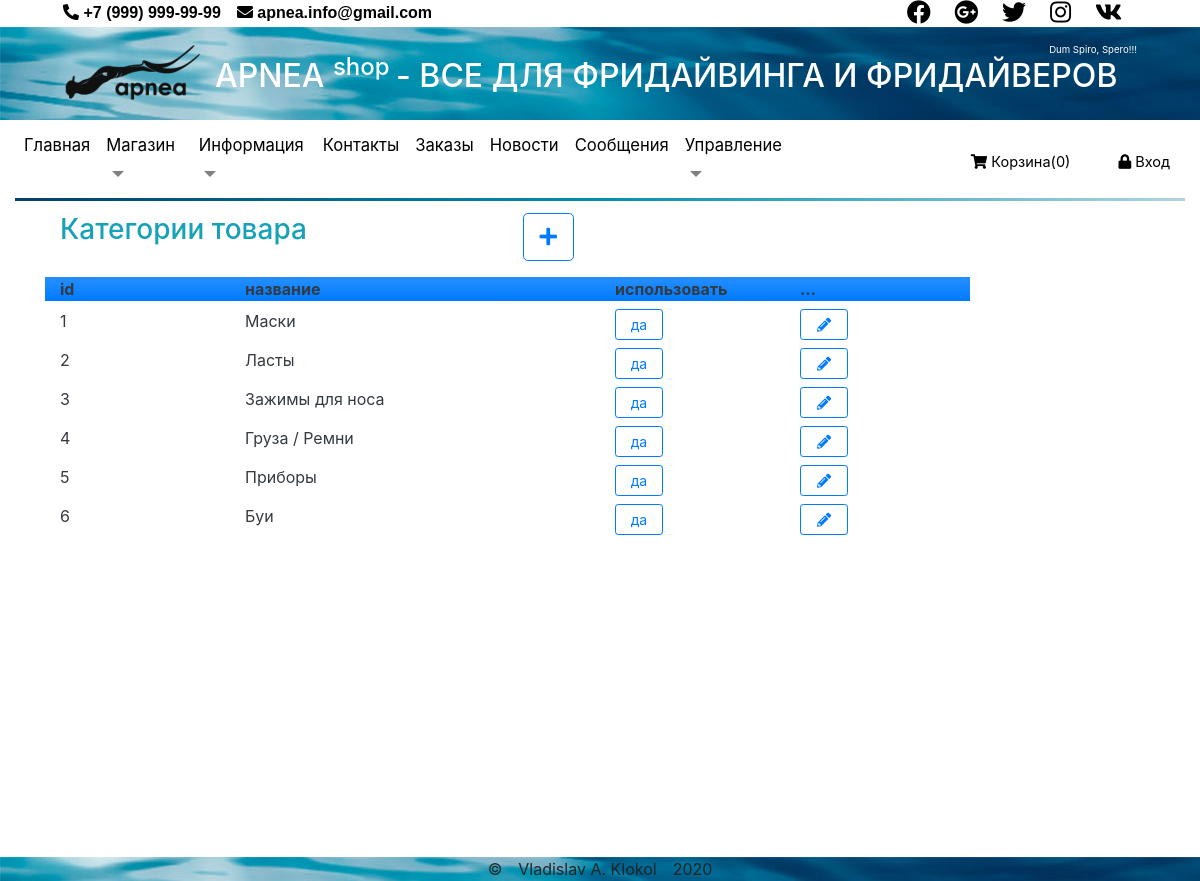
/views/admin/productsCategory.php, run on an earlier commit of the app's database.
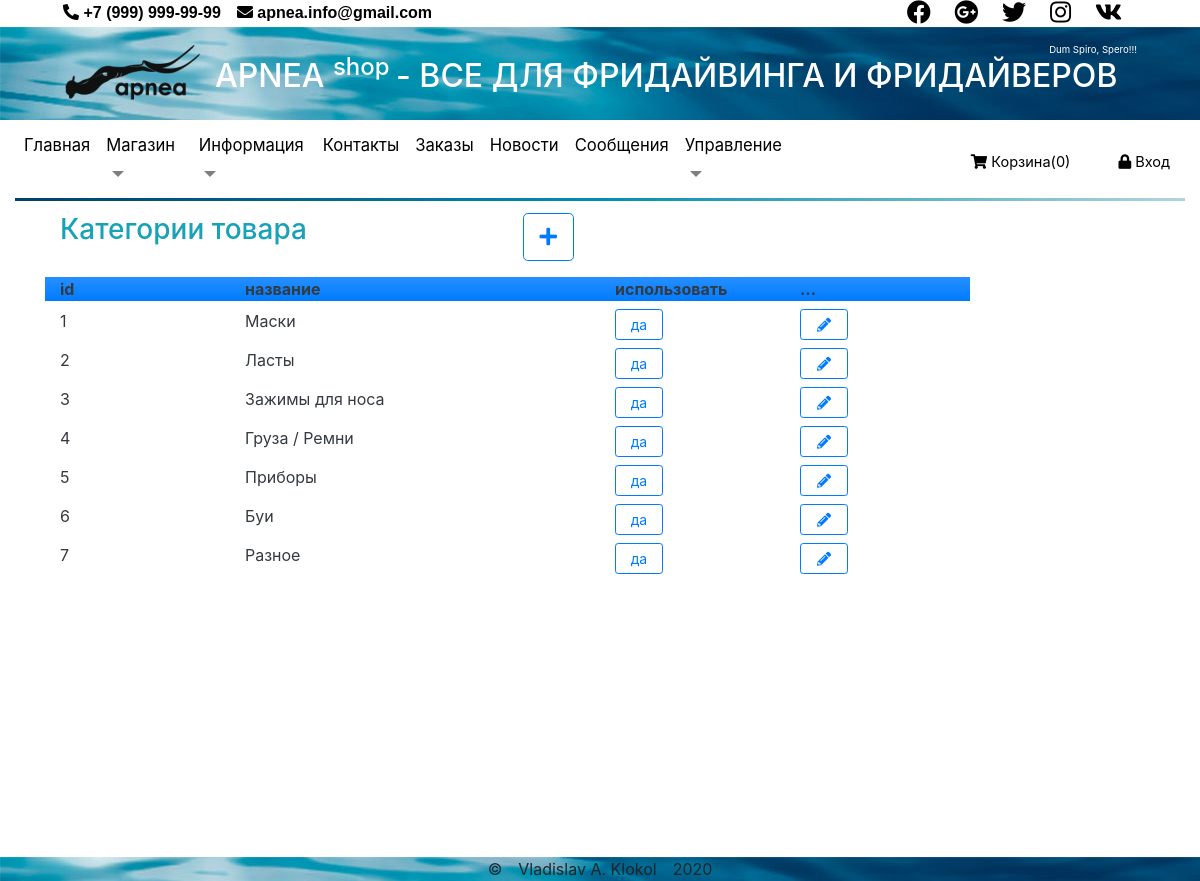
And on a later commit of the database.
### tables this page shows
CREATE TABLE `category` (
  `id` int(11) NOT NULL,
  `name` varchar(255) NOT NULL,
  `status` int(11) NOT NULL DEFAULT '1'
);

### views/admin/productsCategory.php (called while the page is built)
<?php
$table='category';
$title='Категории товара';
require $_SERVER['DOCUMENT_ROOT'] . '/views/admin/productsInfo.php';

### views/layouts/index.php (called while the page is built, shortened)
<?php
require $_SERVER['DOCUMENT_ROOT'] . '/module/pdo_db.php';
require $_SERVER['DOCUMENT_ROOT'] . '/module/pdo_query.php';
$requestUri = $_SERVER['REQUEST_URI'];
if (isset($_SESSION['basket'])) {
    $inBasket = count($_SESSION['basket']);
} else {
    $inBasket = 0;
}
?>

### module/pdo_query.php (called while the page is built, shortened)
<?php
function getTable(object $pdo, string $table, string $where = "1", $sort = "", $limit = ""): array
{
    $sql = "SELECT * FROM `$table`
    WHERE " . ($where == "" ? 1 : "$where")
        . ($sort == "" ? "" : " ORDER BY $sort")
        . ($limit == "" ? "" : " LIMIT $limit");
    $stmt = $pdo->prepare($sql);
    $stmt->execute();
    return $stmt->fetchAll();
}

### views/admin/productsInfo.php (the view, shortened to what this page needs)
<?php
require $_SERVER['DOCUMENT_ROOT'] . '/views/layouts/index.php';
$viewEl = false;
$id = '';
$name = '';
$status = 0;
$error='';
$arrElements = getTable($pdo, $table);
require  $_SERVER['DOCUMENT_ROOT'] . '/views/layouts/header.php';
?>
<div class="row mb-3">
    <div class="col-5">
        <h3 class="text-info"><?= $title ?></h3>
    </div>
    <div class="col-2">
        <form method="POST">
            <button type="submit" name="btnEdit" value="-1" class=" btn btn-outline-primary btn-lg">
                <i class="fas fa-plus"></i>
            </button>
        </form>
    </div>
</div>
<?php if ($viewEl) { ?>
    <h3 class="text-danger"><?= $error ?></h3>
    <form method="POST" class="row m-4 text-center">
        <div class="col-1 h4  ">
            <strong class="d-block mb-2">id:</strong>
            <hr>
            <input type="text" name="id" value="<?= $id ?>"  class="border-0 bg-white" />
        </div>
        <div class="col-4 h4">
            <strong class="d-block mb-2"> название: </strong>
            <hr>
            <input type="text" name="name" value="<?= $name ?>" />
        </div>
        <div class="col-4 h4">
            <strong class=" d-block mb-2">использование:</strong>
            <hr>
            <input type="radio" name="status" value="0" <?= $status == 0 ? 'checked' : '' ?> /> <strong>нет</strong>
            <input type="radio" name="status" value="1" <?= $status == 1 ? 'checked' : '' ?> /> <strong>да</strong>
        </div>
        <div class="col-3">
           <button type="submit" name="btnSave" value="-1" class=" btn btn-outline-primary btn-lg px-3">
                <i class="fas fa-download"></i>
            </button>
            <button type="submit" name="btnReturn" value="-1" class=" btn btn-outline-primary btn-lg px-3">
                <i class="fas fa-reply"></i>
            </button>
        </div>
    </form>
<?php } else { ?>
    <div class="row text-dark ">
        <div class="col-2 bg-gradient-primary">
            <strong>id</strong>
        </div>
        <div class="col-4 bg-gradient-primary">
            <strong>название</strong>
        </div>
        <div class="col-2 bg-gradient-primary">
            <strong>использовать</strong>
        </div>
        <div class="col-2 bg-gradient-primary">
            <strong>...</strong>
        </div>
    </div>
    <?php
    foreach ($arrElements as $el) { ?>
        <div class="row text-dark my-2 ">
            <div class="col-2">
                <?= $el['id'] ?>
            </div>
            <div class="col-4">
                <?= $el['name'] ?>
            </div>
            <div class="col-2">
                <form method="POST">
                    <button type="submit" name="btnStatus" value="<?= $el['id'] ?>" class="btn btn-outline-primary btn-sm"> <?= ($el['status'] ? 'да' : 'нет') ?></button>
                </form>
            </div>
            <div class="col-2">
                <form method="POST">
                    <button type="submit" name="btnEdit" value="<?= $el['id'] ?>" class=" btn btn-outline-primary btn-sm">
                        <i class="fas fa-pencil-alt"></i>
                    </button>
                </form>
            </div>
        </div>
<?php }
} ?>
<?php require $_SERVER['DOCUMENT_ROOT'] . '/views/layouts/footer.php';

### views/layouts/header.php (shortened to what this page needs)
<!DOCTYPE html>
<html lang="en">
<head>
    <link rel="stylesheet" href="/css/reset.css">
    <link rel="stylesheet" href="/css/owl.carousel.min.css">
    <link rel="stylesheet" href="/css/owl.theme.default.min.css">
    <link rel="stylesheet" href="/css/all.min.css">
    <link rel="stylesheet" href="/css/bootstrap-change.css">
    <link rel="stylesheet" href="/css/style.css">
</head>
<body>
    <header class="container-fluid header">
        <div class="row d-flex ml-5 mr-5 header-contact-info">
            <ul class="nav nav-pill col-sm-6">
                <li class="mr-3 ">
                    <a href="#">
                        <span class="contactinfo">
                            <i class="fa fa-phone-alt"></i> +7 (999) 999-99-99
                        </span>
                    </a>
                </li>
                <li>
                    <a href="#">
                        <span class="contactinfo">
                            <i class="fa fa-envelope"></i> apnea.info@gmail.com
                        </span>
                    </a>
                </li>
            </ul>
            <div class="col">
                <ul class="nav navbar-pills text-right float-right">
                    <li>
                        <a href="#">
                            <i class="fab fa-facebook  social-icons mr-4"></i>
                        </a>
                    </li>
                    <li>
                        <a href="#">
                            <i class="fab fa-google-plus  social-icons mr-4"></i>
                        </a>
                    </li>
                    <li>
                        <a href="#">
                            <i class="fab fa-twitter  social-icons mr-4"></i>
                        </a>
                    </li>
                    <li>
                        <a href="#">
                            <i class="fab fa-instagram  social-icons mr-4"></i>
                        </a>
                    </li>
                    <li">
                        <a href="#">
                            <i class="fab fa-vk  social-icons"></i>
                        </a>
                </ul>
            </div>
        </div>
        <div class="row d-flex justify-content-between header-logo pt-3 pb-3">
            <div class="col-sm-2">
                <div class="logo ml-5">
                    <a href="/"><img src="/images/logo.png" alt="" /></a>
                </div>
            </div>
            <div class="col">
                <div class="text-right slogan-shop mr-5">Dum Spiro, Spero!!! </div>
                <h2 class="text-left text-white">APNEA <sup> shop </sup> - ВСЕ ДЛЯ ФРИДАЙВИНГА И ФРИДАЙВЕРОВ</h2>
            </div>
        </div>
        <div class="header-menu d-flex justify-content-around">
            <nav class="row navbar navbar-expand-lg navbar-light pt-0 pb-0">
                <div class="collapse navbar-collapse justify-content-start" id="navbarNavDropdown">
                    <ul class="navbar-nav">
                        <li class="nav-item">
                            <a class="nav-link" href="/">
                                <span class="item-menu <?= ($requestUri == '/' ? 'active' : '') ?>">
                                    Главная <span class="sr-only">(current)</span>
                                </span>
                            </a>
                        </li>
                        <li class="nav-item dropdown">
                            <a class="nav-link dropdown-toggle" href="#" id="navbarDropdownMenuLink" data-toggle="dropdown" aria-haspopup="true" aria-expanded="false">
                                <span class="item-menu <?= ($requestUri == '/views/service/delivery.php' || $requestUri == '/views/catalog/' ? 'active' : '') ?>">
                                    Магазин
                                </span>
                            </a>
                        </li>
                        <li class="nav-item dropdown">
                            <a class="nav-link dropdown-toggle" href="#" id="navbarDropdownMenuLink" data-toggle="dropdown" aria-haspopup="true" aria-expanded="false">
                                <span class="item-menu <?= ($requestUri == '/views/service/about.php' ||  $requestUri == '/views/service/news.php' || $requestUri == '/views/service/messages.php' ? 'active' : '') ?>">
                                    Информация
                                </span>
                            </a>
                        </li>
                        <li class="nav-item">
                            <a class="nav-link" href="/views/service/contact.php">
                                <span class="item-menu <?= ($requestUri == '/views/service/contact.php' ? 'active' : '') ?>">
                                    Контакты
                                </span>
                            </a>
                        </li>
                        <li class="nav-item">
                            <a class="nav-link" href="/views/admin/orders.php">
                                <span class="item-menu">
                                    Заказы
                                </span>
                            </a>
                        </li>
                        <li class="nav-item">
                            <a class="nav-link" href="/views/admin/news.php">
                                <span class="item-menu">
                                    Новости
                                </span>
                            </a>
                        </li>
                        <li class="nav-item">
                            <a class="nav-link" href="/views/admin/messages.php">
                                <span class="item-menu">
                                    Сообщения
                                </span>
                            </a>
                        </li>
                        <li class="nav-item dropdown">
                            <a class="nav-link dropdown-toggle" href="#" id="navbarDropdownMenuLink" data-toggle="dropdown" aria-haspopup="true" aria-expanded="false">
                                <span class="item-menu">
                                    Управление
                                </span>
                            </a>
                        </li>
                    </ul>
                </div>
            </nav>
            <div class="col-sm-4 align-self-center">
                <ul class="nav navbar-nav float-right d-flex flex-row">
                    <li class="mr-5">
                        <a href="/views/order/">
                            <span class="header-enter">
                                <i class="fa fa-shopping-cart"></i>
                                Корзина(<span id="cart-count"><?= $inBasket ?></span>)
                            </span>
                        </a>
                    </li>
                    <li>
                        <a href="/user/login/">
                            <span class="header-enter">
                                <i class="fa fa-lock"></i>
                                Вход
                            </span>
                        </a>
                    </li>
                </ul>
            </div>
        </div>
        <hr class="hr-horizontal-gradient mt-0 mb-0">
    </header>
    <main class="container-fluid main-container">

### views/layouts/footer.php (shortened to what this page needs)
</main>
<footer class="container-fluid footer text-center">
            <div>&copy;&emsp;Vladislav A. Klokol&emsp;2020</div>
        </footer>
</body>
</html>

### css/style.css (style rules this page uses)
.header-logo, .footer { background-image: url("../images/water-banner-header.jpg"); }
header { background-color: #fff; }
.slogan-shop { font-size: 0.6em; color: #fff; }
.contactinfo { font-size: 1em; color: #000; font-family: Arial, Helvetica, sans-serif; font-weight: bold; }
.social-icons { font-size: 1.5em; color: #000; }
.navbar-nav { font-size: 1.3em; }
.header-enter { color: #000; font-size: 0.7em; }
.item-menu, .item-submenu { color: #000; font-weight: normal; font-size: 0.8em; }
.hr-horizontal-gradient { height: 3px; border: none; background: linear-gradient(45deg, #01406b, #028eaf, #b0d5de); }
.main-container { padding: 1% 5%; min-height: 82vh; }
.btn-sm { width: 3rem; }

What changed in the data, as far as the page shows it:
added category: id "7", name "Разное", status "да"
